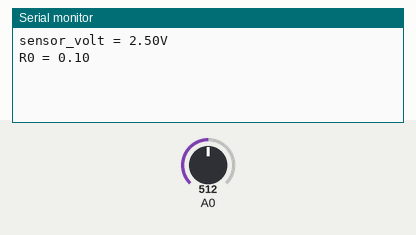
Simulated run of this sketch. Board: Arduino Uno, built with avr-gcc and run on an emulated ATmega328P. Shown: the last lines printed to the serial monitor. Inputs (shaded band) come from the test bench; at power-on: A0 = 512.

Above: at 1.2 s.
1.3 s: A0 set to 0
At 4.0 s:
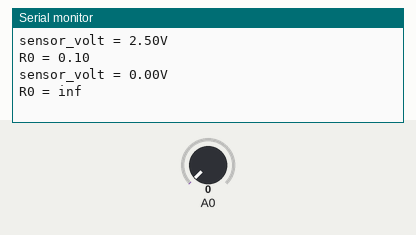
4.3 s: A0 set to 110
At 6.2 s:
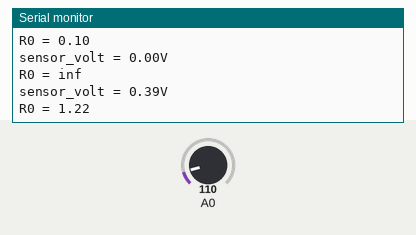
Timing chart, 0 to 7.7 s (numbered marks = the images above; inputs shaded):
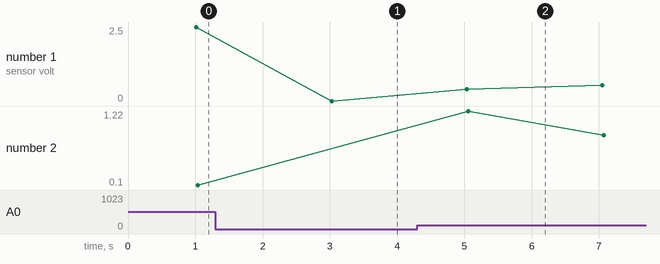

The sketch:

Calibrar_R0.ino
```cpp
void setup() {
    Serial.begin(9600);
}

void loop() {
    float sensor_volt;
    float RS_air; //  Get the value of RS via in a clear air
    float R0;  // Get the value of R0 via in H2
    float sensorValue = 0;

  // Get a average data by testing 100 times
    for(int x = 0 ; x < 100 ; x++)
    {
        sensorValue = sensorValue + analogRead(A0);
        delay(10);
    }
    sensorValue = sensorValue/100.0;

    sensor_volt = sensorValue/1024*5.0;
    RS_air = (5.0-sensor_volt)/sensor_volt; // omit * RL
    R0 = RS_air/9.8; // The ratio of RS/R0 is 9.8 in a clear air from Graph (Found using WebPlotDigitizer)

    Serial.print("sensor_volt = ");
    Serial.print(sensor_volt);
    Serial.println("V");

    Serial.print("R0 = ");
    Serial.println(R0);
    delay(1000);

}
```

Measured:
- after the input at 1.3 s, the serial monitor: prints a new line after 1.7 s (image 1)
- after the input at 4.3 s, the serial monitor: prints a new line after 0.74 s (image 2)
- plotted number 1: 0 → 0.54 after the input at 4.3 s
- plotted number 2: 0.1 → 0.85 after the input at 4.3 s
